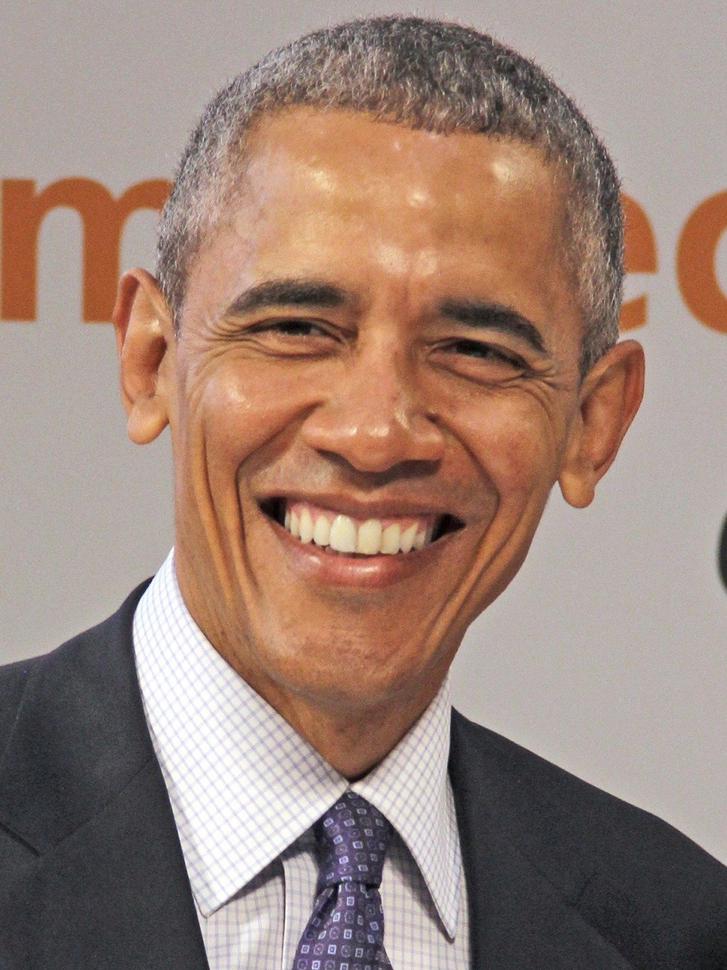
#> input picture 1/img.png, 727 x 970 px, shrunk from 1080 x 1440 before the run
$ python 2_reduce_intensity.py
#> lines starting #> are read from the running program, lines starting #| are printed output that depends on the picture; after the words box and inside, x2 and y2 are one past the last pixel; in counts of white or black regions, pixels touching at a corner belong together
import numpy as np
import cv2


def main(n=2):
#> called with n = 7
    img = cv2.imread("img.png", cv2.IMREAD_GRAYSCALE)
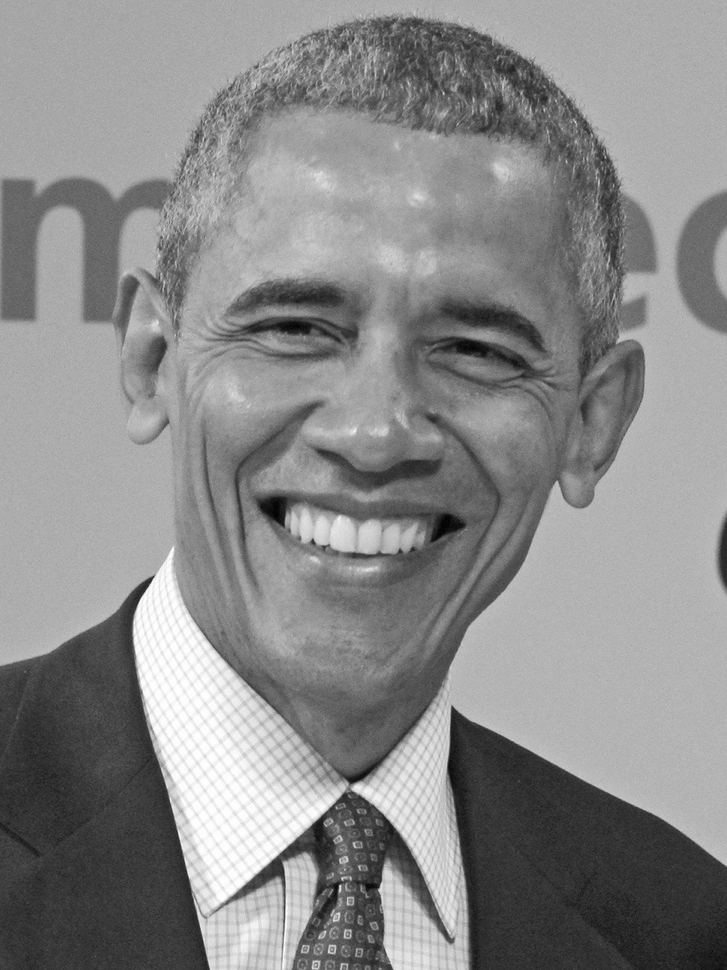
#> img: shape (970, 727); min 1, max 255, mean 137.2
    img = np.floor(img*(1/2**n))*2**n
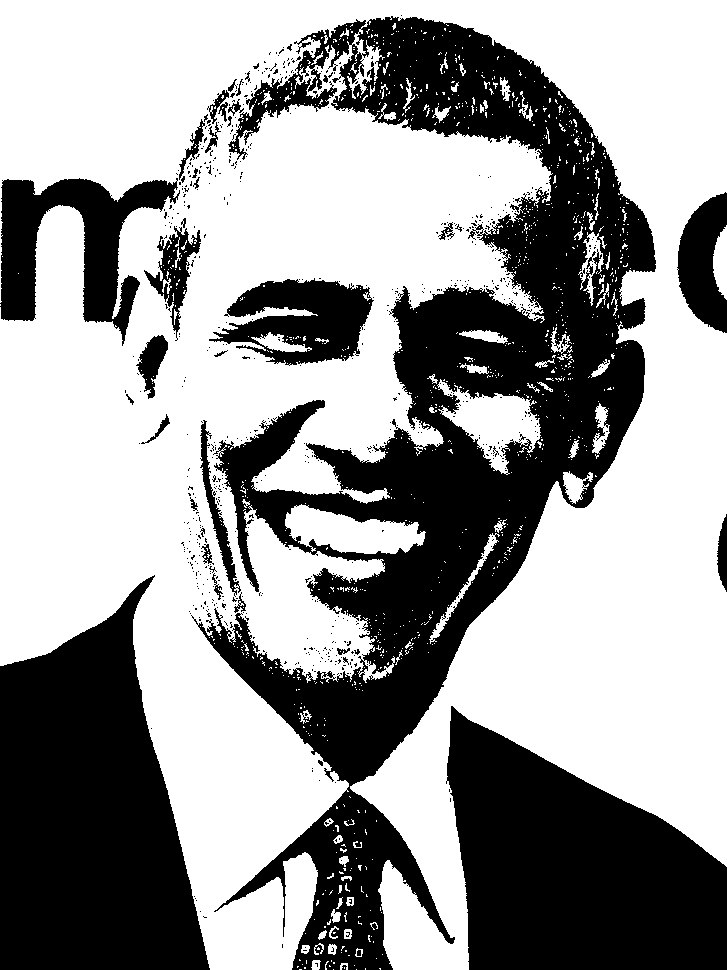
#> img: shape (970, 727) float64; values 0 (black) and 128 (white), 60.3% white; 710 black regions (673 under 20 px), largest, box (x1, y1, x2, y2) and area: (191, 16, 656, 970) 139437, (0, 575, 210, 970) 56518, (446, 706, 727, 970) 49571
    img = np.array(img, dtype='uint8')
    cv2.imshow('img', img)
    cv2.waitKey(0)


if __name__ == '__main__':
    main(7)
